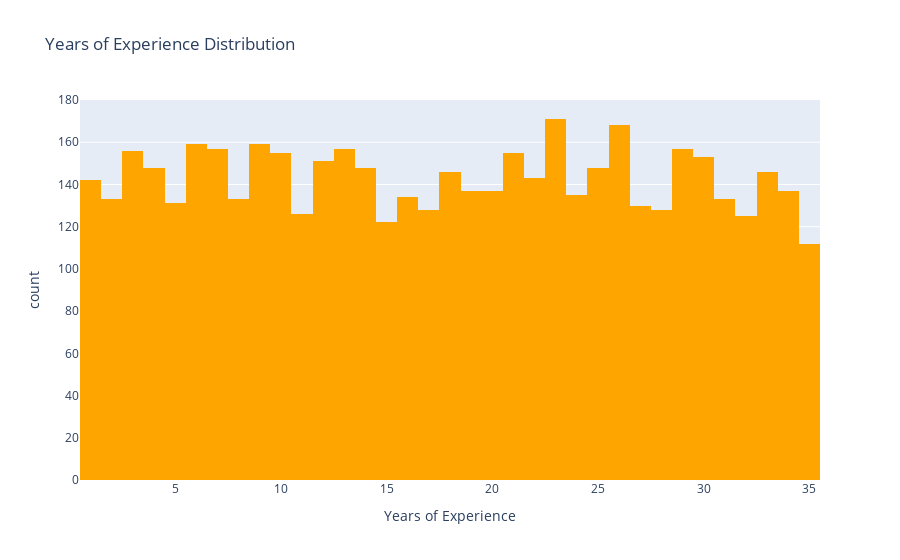

Write notebook code for a chart like this one.
### Code cell
# Distribution of year of experience
# Plotting

fig = px.histogram(data, x='Years_of_Experience', title='Years of Experience Distribution', labels={'Years_of_Experience': 'Years of Experience', 'count': 'Frequency'}, color_discrete_sequence=['orange', 'teal'])
fig.show()

### Figure 1 — Plotly figure (JSON) as saved in the notebook; plotly's stock layout.template omitted (floating-point values rounded to 4 significant figures; data arrays with more than 128 entries replaced by an {"elided": "..."} marker saying what was removed)
{"data": [{"alignmentgroup": "True", "bingroup": "x", "hovertemplate": "Years of Experience=%{x}<br>count=%{y}<extra></extra>", "legendgroup": "", "marker": {"color": "orange", "pattern": {"shape": ""}}, "name": "", "offsetgroup": "", "orientation": "v", "showlegend": false, "type": "histogram", "x": {"elided": "5000 int values"}, "xaxis": "x", "yaxis": "y"}], "layout": {"barmode": "relative", "legend": {"tracegroupgap": 0}, "title": {"text": "Years of Experience Distribution"}, "xaxis": {"anchor": "y", "domain": [0, 1], "title": {"text": "Years of Experience"}}, "yaxis": {"anchor": "x", "domain": [0, 1], "title": {"text": "count"}}}}
